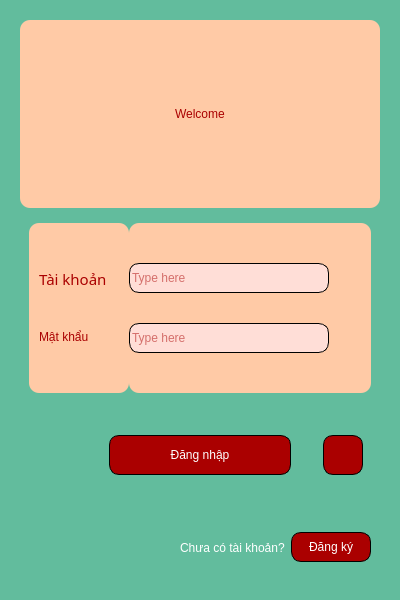
<?xml version="1.0" encoding="UTF-8"?>
<ui version="4.0">
 <class>LoginForm</class>
 <widget class="QWidget" name="LoginForm">
  <property name="geometry">
   <rect>
    <x>0</x>
    <y>0</y>
    <width>400</width>
    <height>600</height>
   </rect>
  </property>
  <property name="minimumSize">
   <size>
    <width>400</width>
    <height>600</height>
   </size>
  </property>
  <property name="windowTitle">
   <string>Form</string>
  </property>
  <property name="styleSheet">
   <string notr="true">font: 87 8pt &quot;Shopee Display Black&quot;;
background-color: rgb(98, 188, 157);</string>
  </property>
  <layout class="QVBoxLayout" name="verticalLayout_4">
   <item>
    <widget class="QWidget" name="verticalWidget" native="true">
     <property name="minimumSize">
      <size>
       <width>0</width>
       <height>400</height>
      </size>
     </property>
     <layout class="QVBoxLayout" name="verticalLayout">
      <item>
       <layout class="QVBoxLayout" name="verticalLayout_2">
        <item>
         <widget class="QWidget" name="verticalWidget_2" native="true">
          <property name="styleSheet">
           <string notr="true">	color: rgb(170, 0, 0);
	font: 87 11pt &quot;Shopee Display Black&quot;;
border-radius: 10px;
background-color: rgb(255, 202, 166);</string>
          </property>
          <layout class="QVBoxLayout" name="verticalLayout_5">
           <item alignment="Qt::AlignHCenter|Qt::AlignVCenter">
            <widget class="QLabel" name="label_4">
             <property name="styleSheet">
              <string notr="true">font: 87 29pt &quot;Shopee Display Black&quot;;</string>
             </property>
             <property name="text">
              <string>Welcome</string>
             </property>
            </widget>
           </item>
          </layout>
         </widget>
        </item>
        <item>
         <widget class="QWidget" name="verticalWidget_3" native="true">
          <layout class="QVBoxLayout" name="verticalLayout_6">
           <item>
            <layout class="QHBoxLayout" name="horizontalLayout_6">
             <property name="spacing">
              <number>0</number>
             </property>
             <item>
              <widget class="QFrame" name="horizontalFrame_2">
               <property name="maximumSize">
                <size>
                 <width>100</width>
                 <height>16777215</height>
                </size>
               </property>
               <property name="styleSheet">
                <string notr="true">	color: rgb(170, 0, 0);
	font: 87 11pt &quot;Shopee Display Black&quot;;
border-radius: 10px;
background-color: rgb(255, 202, 166);</string>
               </property>
               <layout class="QVBoxLayout" name="verticalLayout_8">
                <property name="spacing">
                 <number>6</number>
                </property>
                <property name="leftMargin">
                 <number>10</number>
                </property>
                <property name="topMargin">
                 <number>30</number>
                </property>
                <property name="rightMargin">
                 <number>0</number>
                </property>
                <property name="bottomMargin">
                 <number>30</number>
                </property>
                <item>
                 <widget class="QLabel" name="label_2">
                  <property name="font">
                   <font>
                    <family>Shopee Display Black</family>
                    <pointsize>11</pointsize>
                    <weight>10</weight>
                    <italic>false</italic>
                    <bold>false</bold>
                   </font>
                  </property>
                  <property name="text">
                   <string>Tài khoản</string>
                  </property>
                 </widget>
                </item>
                <item>
                 <widget class="QLabel" name="label_3">
                  <property name="text">
                   <string>Mật khẩu</string>
                  </property>
                 </widget>
                </item>
               </layout>
              </widget>
             </item>
             <item>
              <widget class="QFrame" name="verticalFrame">
               <property name="styleSheet">
                <string notr="true">	color: rgb(170, 0, 0);
	font: 87 11pt &quot;Shopee Display Black&quot;;
border-radius: 10px;
background-color: rgb(255, 202, 166);</string>
               </property>
               <layout class="QVBoxLayout" name="verticalLayout_7">
                <property name="spacing">
                 <number>30</number>
                </property>
                <property name="leftMargin">
                 <number>0</number>
                </property>
                <property name="topMargin">
                 <number>40</number>
                </property>
                <item alignment="Qt::AlignLeft">
                 <widget class="QLineEdit" name="LineUserName">
                  <property name="minimumSize">
                   <size>
                    <width>200</width>
                    <height>30</height>
                   </size>
                  </property>
                  <property name="styleSheet">
                   <string notr="true">
background-color: rgb(255, 222, 215);
color: rgb(170, 0, 0);
border: 1px solid #000000;
border-radius: 10px;
</string>
                  </property>
                  <property name="text">
                   <string/>
                  </property>
                  <property name="placeholderText">
                   <string>Type here</string>
                  </property>
                 </widget>
                </item>
                <item alignment="Qt::AlignLeft|Qt::AlignTop">
                 <widget class="QLineEdit" name="LinePassword">
                  <property name="minimumSize">
                   <size>
                    <width>200</width>
                    <height>30</height>
                   </size>
                  </property>
                  <property name="styleSheet">
                   <string notr="true">
background-color: rgb(255, 222, 215);
color: rgb(170, 0, 0);
border: 1px solid #000000;
border-radius: 10px;
</string>
                  </property>
                  <property name="text">
                   <string/>
                  </property>
                  <property name="echoMode">
                   <enum>QLineEdit::Normal</enum>
                  </property>
                  <property name="placeholderText">
                   <string>Type here</string>
                  </property>
                 </widget>
                </item>
               </layout>
              </widget>
             </item>
            </layout>
           </item>
          </layout>
         </widget>
        </item>
       </layout>
      </item>
     </layout>
    </widget>
   </item>
   <item alignment="Qt::AlignTop">
    <widget class="QWidget" name="verticalWidget_2" native="true">
     <layout class="QHBoxLayout" name="horizontalLayout_4">
      <item>
       <widget class="QWidget" name="horizontalWidget" native="true">
        <layout class="QHBoxLayout" name="horizontalLayout"/>
       </widget>
      </item>
      <item>
       <widget class="QWidget" name="horizontalWidget_2" native="true">
        <property name="minimumSize">
         <size>
          <width>200</width>
          <height>0</height>
         </size>
        </property>
        <layout class="QHBoxLayout" name="horizontalLayout_2">
         <item>
          <widget class="QPushButton" name="LoginButton">
           <property name="minimumSize">
            <size>
             <width>0</width>
             <height>40</height>
            </size>
           </property>
           <property name="styleSheet">
            <string notr="true">QPushButton {
	font: 81 10pt &quot;Shopee Display ExtBd&quot;;
    border: 1px solid #000000;
    border-radius: 10px;
}

QPushButton {
	background-color:  rgb(170, 0, 0);
	color: rgb(255, 255, 255);
}
QPushButton:hover {
	background-color: rgb(85, 170, 255);
}</string>
           </property>
           <property name="text">
            <string>Đăng nhập</string>
           </property>
          </widget>
         </item>
        </layout>
       </widget>
      </item>
      <item>
       <widget class="QWidget" name="horizontalWidget_3" native="true">
        <layout class="QHBoxLayout" name="horizontalLayout_3">
         <item>
          <widget class="QPushButton" name="FaceIDButton">
           <property name="maximumSize">
            <size>
             <width>40</width>
             <height>40</height>
            </size>
           </property>
           <property name="styleSheet">
            <string notr="true">QPushButton {
	background-repeat: no-repeat;
	background-image: url(:/newPrefix/cil-smile.png);
    background-position: center;
    background-size: cover;
}
QPushButton {
    border: 1px solid #000000;
    border-radius: 10px;
}

QPushButton {
	font: 81 10pt &quot;Shopee Display ExtBd&quot;;
    border: 1px solid #000000;
    border-radius: 10px;
}

QPushButton {
	background-color:  rgb(170, 0, 0);
	color: rgb(255, 255, 255);
}
QPushButton:hover {
	background-color: rgb(85, 170, 255);
}</string>
           </property>
           <property name="text">
            <string/>
           </property>
           <property name="iconSize">
            <size>
             <width>30</width>
             <height>30</height>
            </size>
           </property>
          </widget>
         </item>
        </layout>
       </widget>
      </item>
     </layout>
    </widget>
   </item>
   <item>
    <widget class="QWidget" name="verticalWidget_3" native="true">
     <layout class="QVBoxLayout" name="verticalLayout_3">
      <item>
       <widget class="QWidget" name="widget" native="true">
        <layout class="QHBoxLayout" name="horizontalLayout_5">
         <item alignment="Qt::AlignRight">
          <widget class="QLabel" name="label">
           <property name="styleSheet">
            <string notr="true">color: rgb(255, 255, 255);</string>
           </property>
           <property name="text">
            <string>Chưa có tài khoản?</string>
           </property>
          </widget>
         </item>
         <item>
          <widget class="QPushButton" name="RegisterButton">
           <property name="maximumSize">
            <size>
             <width>80</width>
             <height>30</height>
            </size>
           </property>
           <property name="styleSheet">
            <string notr="true">QPushButton {
	font: 81 10pt &quot;Shopee Display ExtBd&quot;;
    border: 1px solid #000000;
    border-radius: 10px;
}

QPushButton {
	background-color:  rgb(170, 0, 0);
	color: rgb(255, 255, 255);
}
QPushButton:hover {
	background-color: rgb(85, 170, 255);
}</string>
           </property>
           <property name="text">
            <string>Đăng ký</string>
           </property>
          </widget>
         </item>
        </layout>
       </widget>
      </item>
     </layout>
    </widget>
   </item>
  </layout>
 </widget>
 <resources>
  <include location="../Design/icons/kk.qrc"/>
 </resources>
 <connections/>
</ui>
